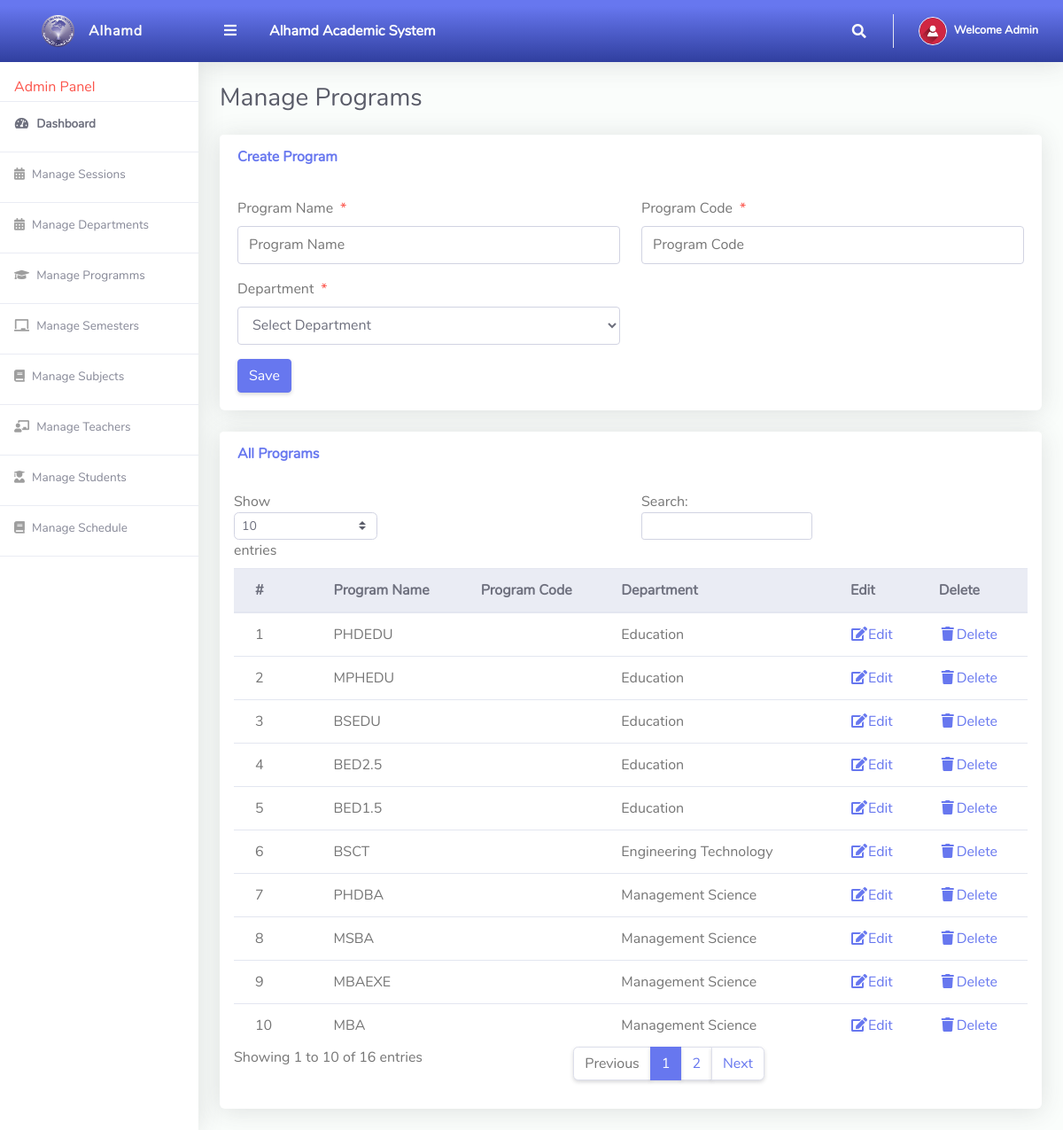
The app's page /Admin/manageProgramms.php (signed in) with its own data.
### tables this page shows
CREATE TABLE IF NOT EXISTS Programs (
    ProgramID INT PRIMARY KEY AUTO_INCREMENT,
    Department VARCHAR(50),
    ProCode INT,
    ProgramName VARCHAR(50) UNIQUE
);

### Admin/manageProgramms.php (the view, shortened to what this page needs)
<?php
include '../Includes/dbcon.php';
?>
<!DOCTYPE html>
<html lang="en">
<head>
    <link href="../vendor/fontawesome-free/css/all.min.css" rel="stylesheet" type="text/css">
    <link href="../vendor/bootstrap/css/bootstrap.min.css" rel="stylesheet" type="text/css">
    <link href="css/ruang-admin.min.css" rel="stylesheet">
</head>
<body id="page-top">
    <div id="wrapper">
        <?php include "Includes/sidebar.php";?>
        <div id="content-wrapper" class="d-flex flex-column">
            <div id="content">
                <?php include "Includes/topbar.php";?>
                <div class="container-fluid" id="container-wrapper">
                    <div class="d-sm-flex align-items-center justify-content-between mb-4">
                        <h1 class="h3 mb-0 text-gray-800">Manage Programs</h1>
                    </div>
                    <div class="row">
                        <div class="col-lg-12">
                            <div class="card mb-4">
                                <div class="card-header py-3 d-flex flex-row align-items-center justify-content-between">
                                    <h6 class="m-0 font-weight-bold text-primary">Create Program</h6>
                                </div>
                                <div class="card-body">
                                    <form method="post">
                                        <div class="form-group row mb-3">
                                            <div class="col-xl-6">
                                                <label class="form-control-label">Program Name<span class="text-danger ml-2">*</span></label>
                                                <input type="text" class="form-control" name="programName" value="<?php echo $editRow['ProgramName'];?>" placeholder="Program Name">
                                            </div>
                                            <div class="col-xl-6">
                                                <label class="form-control-label">Program Code<span class="text-danger ml-2">*</span></label>
                                                <input type="text" class="form-control" name="programCode" value="<?php echo $editRow['ProCode'];?>" placeholder="Program Code">
                                            </div>
                                        </div>
                                        <div class="form-group row mb-3">
                                            <div class="col-xl-6">
                                            <label class="form-control-label">Department<span class="text-danger ml-2">*</span></label>
                                            <select class="form-control" name="department"id="departmentSelect" required onchange="updateDeptCode()">
                                            <option value="">Select Department</option>
                                            </select>
                                            </div>
                                        </div>
                                        <?php if (isset($Id)) { ?>
                                            <button type="submit" name="update" class="btn btn-warning">Update</button>
                                        <?php } else { ?>
                                            <button type="submit" name="save" class="btn btn-primary">Save</button>
                                        <?php } ?>
                                    </form>
                                </div>
                            </div>
                            <div class="row">
                                <div class="col-lg-12">
                                    <div class="card mb-4">
                                        <div class="card-header py-3 d-flex flex-row align-items-center justify-content-between">
                                            <h6 class="m-0 font-weight-bold text-primary">All Programs</h6>
                                        </div>
                                        <div class="table-responsive p-3">
                                            <table class="table align-items-center table-flush table-hover" id="dataTableHover">
                                                <thead class="thead-light">
                                                    <tr>
                                                        <th>#</th>
                                                        <th>Program Name</th>
                                                        <th>Program Code</th>
                                                        <th>Department</th>
                                                        <th>Edit</th>
                                                        <th>Delete</th>
                                                    </tr>
                                                </thead>
                                                <tbody>
                                                    <?php
                                                    $query = "SELECT * FROM Programs";
                                                    $rs = $conn->query($query);
                                                    $sn = 0;
                                                    if ($rs->num_rows > 0) {
                                                        while ($rows = $rs->fetch_assoc()) {
                                                            $sn++;
                                                            echo "
                                                                <tr>
                                                                    <td>".$sn."</td>
                                                                    <td>".$rows['ProgramName']."</td>
                                                                    <td>".$rows['ProgramCode']."</td>
                                                                    <td>".$rows['Department']."</td>
                                                                    <td><a href='?action=edit&Id=".$rows['ProgramID']."'><i class='fas fa-fw fa-edit'></i>Edit</a></td>
                                                                    <td><a href='?action=delete&Id=".$rows['ProgramID']."'><i class='fas fa-fw fa-trash'></i>Delete</a></td>
                                                                </tr>";
                                                        }
                                                    }
                                                    ?>
                                                </tbody>
                                            </table>
                                        </div>
                                    </div>
                                </div>
                            </div>
                        </div>
                    </div>
                </div>
            </div>
        </div>
    </div>
</body>
</html>

### Admin/Includes/sidebar.php
<ul class="navbar-nav sidebar sidebar-light accordion" id="accordionSidebar">
    <a class="sidebar-brand d-flex align-items-center bg-gradient-primary justify-content-center" href="index.php">
        <div class="sidebar-brand-icon">
            <img src="img/logo/AIU Transparent Logo.png">
        </div>
        <div class="sidebar-brand-text mx-3">Alhamd</div>
    </a>
    <div class="sidebar-brand-text mx-3 mt-3 text-danger tex active">Admin Panel</div>
    <hr class="sidebar-divider my-1">
    <li class="nav-item mb-2 active">
        <a class="nav-link py-2" href="index.php">
            <i class="fas fa-fw fa-tachometer-alt"></i>
            <span>Dashboard</span>
        </a>
    </li>
    <hr class="sidebar-divider my-1">
    <li class="nav-item mb-2">
        <a class="nav-link py-2" href="manageSessions.php">
            <i class="fa fa-calendar-alt"></i>
            <span>Manage Sessions</span>
        </a>
    </li>
    <hr class="sidebar-divider my-1">
    <li class="nav-item mb-2">
        <a class="nav-link py-2" href="manageSessions.php">
            <i class="fa fa-calendar-alt"></i>
            <span>Manage Departments</span>
        </a>
    </li>
    <hr class="sidebar-divider my-1">
    <li class="nav-item mb-2">
        <a class="nav-link py-2" href="manageProgramms.php">
            <i class="fa fa-graduation-cap"></i>
            <span>Manage Programms</span>
        </a>
    </li>
    <hr class="sidebar-divider my-1">
    <li class="nav-item mb-2">
        <a class="nav-link py-2" href="manageSemester.php">
            <i class="fas fa-chalkboard"></i>
            <span>Manage Semesters</span>
        </a>
    </li>
    <hr class="sidebar-divider my-1">
    <li class="nav-item mb-2">
        <a class="nav-link py-2" href="manageSubjects.php">
            <i class="fa fa-book"></i>
            <span>Manage Subjects</span>
        </a>
    </li>
    <hr class="sidebar-divider my-1">
    <li class="nav-item mb-2">
        <a class="nav-link py-2" href="manageTeachers.php">
            <i class="fas fa-chalkboard-teacher"></i>
            <span>Manage Teachers</span>
        </a>
    </li>
    <hr class="sidebar-divider my-1">
    <li class="nav-item mb-2">
        <a class="nav-link py-2" href="manageStudents.php">
            <i class="fas fa-user-graduate"></i>
            <span>Manage Students</span>
        </a>
    </li>
    <hr class="sidebar-divider my-1">
    <li class="nav-item mb-2">
        <a class="nav-link py-2" href="manageSchedule.php">
            <i class="fa fa-book"></i>
            <span>Manage Schedule</span>
        </a>
    </li>
    <hr class="sidebar-divider my-1">
</ul>

### Admin/Includes/topbar.php (shortened to what this page needs)
<?php
  $query = "SELECT * FROM tbladmin WHERE Id = ".$_SESSION['userId']."";
  $rs = $conn->query($query);
  $rows = $rs->fetch_assoc();
  $fullName = $rows['firstName']." ".$rows['lastName'];
?>
<nav class="navbar navbar-expand navbar-light bg-gradient-primary topbar mb-4 static-top">
          <button id="sidebarToggleTop" class="btn btn-link rounded-circle mr-3">
            <i class="fa fa-bars"></i>
          </button>
        <div class="text-white big ml-2" style="margin-left:100px;"><b>Alhamd Academic System</b></div>
          <ul class="navbar-nav ml-auto">
            <li class="nav-item dropdown no-arrow">
              <a class="nav-link dropdown-toggle" href="#" id="searchDropdown" role="button" data-toggle="dropdown"
                aria-haspopup="true" aria-expanded="false">
                <i class="fas fa-search fa-fw"></i>
              </a>
            </li>
            <li class="nav-item dropdown no-arrow">
              <a class="nav-link dropdown-toggle" href="#" id="userDropdown" role="button" data-toggle="dropdown"
                aria-haspopup="true" aria-expanded="false">
                <img class="img-profile rounded-circle" src="img/user-icn.png" style="max-width: 60px">
                <span class="ml-2 d-none d-lg-inline text-white small"><b>Welcome <?php echo $fullName;?></b></span>
              </a>
            </li>
          </ul>
        </nav>

### records on screen
programs: ProgramName "PHDEDU", Department "Education"
programs: ProgramName "MPHEDU", Department "Education"
programs: ProgramName "BSEDU", Department "Education"
programs: ProgramName "BED2.5", Department "Education"
programs: ProgramName "BED1.5", Department "Education"
programs: ProgramName "BSCT", Department "Engineering Technology"
programs: ProgramName "PHDBA", Department "Management Science"
programs: ProgramName "MSBA", Department "Management Science"
programs: ProgramName "MBAEXE", Department "Management Science"
programs: ProgramName "MBA", Department "Management Science"

### other values on screen
$fullName "Admin"
